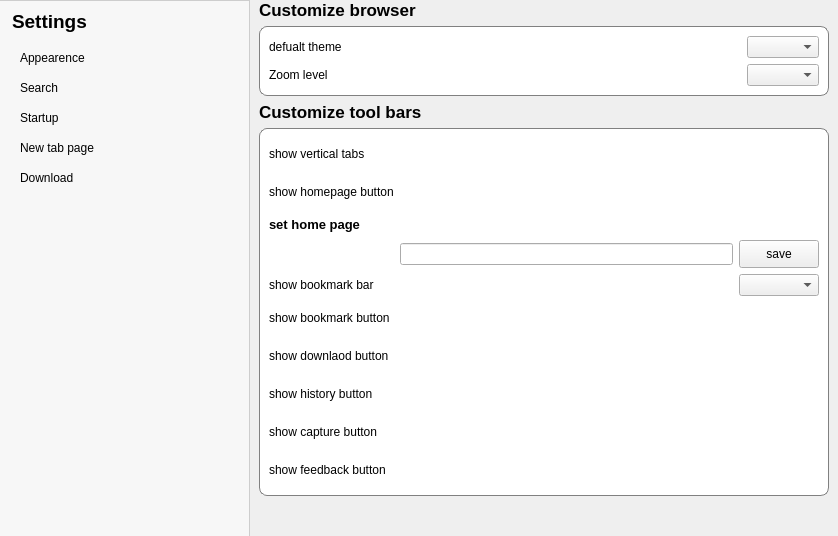
<?xml version="1.0" encoding="UTF-8"?>
<ui version="4.0">
 <class>AppCfgWidget</class>
 <widget class="QWidget" name="AppCfgWidget">
  <property name="geometry">
   <rect>
    <x>0</x>
    <y>0</y>
    <width>838</width>
    <height>536</height>
   </rect>
  </property>
  <property name="windowTitle">
   <string>Form</string>
  </property>
  <property name="styleSheet">
   <string notr="true">QSplitter::handle:horizontal {
width: 1px;
background:#DCDCDC;
}

QSplitter::handle:vertical {
width: 1px;
background:#DCDCDC;
}</string>
  </property>
  <layout class="QHBoxLayout" name="horizontalLayout">
   <property name="spacing">
    <number>0</number>
   </property>
   <property name="leftMargin">
    <number>0</number>
   </property>
   <property name="topMargin">
    <number>0</number>
   </property>
   <property name="rightMargin">
    <number>0</number>
   </property>
   <property name="bottomMargin">
    <number>0</number>
   </property>
   <item>
    <widget class="QSplitter" name="splitter">
     <property name="orientation">
      <enum>Qt::Horizontal</enum>
     </property>
     <property name="opaqueResize">
      <bool>false</bool>
     </property>
     <property name="childrenCollapsible">
      <bool>false</bool>
     </property>
     <widget class="QScrollArea" name="scrollAreaNavi">
      <property name="minimumSize">
       <size>
        <width>250</width>
        <height>0</height>
       </size>
      </property>
      <property name="maximumSize">
       <size>
        <width>250</width>
        <height>16777215</height>
       </size>
      </property>
      <property name="frameShape">
       <enum>QFrame::NoFrame</enum>
      </property>
      <property name="frameShadow">
       <enum>QFrame::Plain</enum>
      </property>
      <property name="widgetResizable">
       <bool>true</bool>
      </property>
      <widget class="QWidget" name="scrollAreaWidgetNavi">
       <property name="geometry">
        <rect>
         <x>0</x>
         <y>0</y>
         <width>250</width>
         <height>536</height>
        </rect>
       </property>
       <layout class="QVBoxLayout" name="verticalLayout_2">
        <property name="spacing">
         <number>0</number>
        </property>
        <property name="leftMargin">
         <number>0</number>
        </property>
        <property name="topMargin">
         <number>0</number>
        </property>
        <property name="rightMargin">
         <number>0</number>
        </property>
        <property name="bottomMargin">
         <number>0</number>
        </property>
        <item>
         <widget class="QFrame" name="frameNaviBtns">
          <property name="styleSheet">
           <string notr="true">QFrame#frameNaviBtns{
border:none;
border-right:1px solid #cdcdcd;
border-top:1px solid #cdcdcd;
background-color:#F7F7F7;
}

QPushButton{
border:none;
/*border-radius:12px;*/
text-align:left;
padding:8px;
background:transparent;
}
QPushButton:hover{
background-color:#EAEAEA;
}

QPushButton:checked{
background-color:#E5E5E5;
border-left:3px solid #0072C9;
}</string>
          </property>
          <property name="frameShape">
           <enum>QFrame::StyledPanel</enum>
          </property>
          <property name="frameShadow">
           <enum>QFrame::Raised</enum>
          </property>
          <layout class="QVBoxLayout" name="verticalLayout">
           <property name="spacing">
            <number>0</number>
           </property>
           <property name="leftMargin">
            <number>12</number>
           </property>
           <item>
            <widget class="QLabel" name="label">
             <property name="styleSheet">
              <string notr="true">font-weight:bold;
font-size:14pt;
</string>
             </property>
             <property name="text">
              <string>Settings</string>
             </property>
            </widget>
           </item>
           <item>
            <spacer name="verticalSpacer_3">
             <property name="orientation">
              <enum>Qt::Vertical</enum>
             </property>
             <property name="sizeType">
              <enum>QSizePolicy::Fixed</enum>
             </property>
             <property name="sizeHint" stdset="0">
              <size>
               <width>20</width>
               <height>10</height>
              </size>
             </property>
            </spacer>
           </item>
           <item>
            <widget class="QPushButton" name="btnAppearence">
             <property name="text">
              <string>Appearence</string>
             </property>
             <property name="icon">
              <iconset resource="../resource.qrc">
               <normaloff>:/icons/resources/imgs/paint_palette_48px.png</normaloff>:/icons/resources/imgs/paint_palette_48px.png</iconset>
             </property>
             <property name="checkable">
              <bool>true</bool>
             </property>
            </widget>
           </item>
           <item>
            <widget class="QPushButton" name="btnSearch">
             <property name="text">
              <string>Search</string>
             </property>
             <property name="icon">
              <iconset resource="../resource.qrc">
               <normaloff>:/icons/resources/imgs/search2_64px.png</normaloff>:/icons/resources/imgs/search2_64px.png</iconset>
             </property>
             <property name="checkable">
              <bool>true</bool>
             </property>
            </widget>
           </item>
           <item>
            <widget class="QPushButton" name="btnStartup">
             <property name="text">
              <string>Startup</string>
             </property>
             <property name="icon">
              <iconset resource="../resource.qrc">
               <normaloff>:/icons/resources/imgs/shutdown_64px.png</normaloff>:/icons/resources/imgs/shutdown_64px.png</iconset>
             </property>
             <property name="checkable">
              <bool>true</bool>
             </property>
            </widget>
           </item>
           <item>
            <widget class="QPushButton" name="btnTabPage">
             <property name="text">
              <string>New tab page</string>
             </property>
             <property name="icon">
              <iconset resource="../resource.qrc">
               <normaloff>:/icons/resources/imgs/tab_48px.png</normaloff>:/icons/resources/imgs/tab_48px.png</iconset>
             </property>
             <property name="checkable">
              <bool>true</bool>
             </property>
            </widget>
           </item>
           <item>
            <widget class="QPushButton" name="btnDownload">
             <property name="text">
              <string>Download</string>
             </property>
             <property name="icon">
              <iconset resource="../resource.qrc">
               <normaloff>:/icons/resources/imgs/download_64px.png</normaloff>:/icons/resources/imgs/download_64px.png</iconset>
             </property>
             <property name="checkable">
              <bool>true</bool>
             </property>
            </widget>
           </item>
           <item>
            <spacer name="verticalSpacer">
             <property name="orientation">
              <enum>Qt::Vertical</enum>
             </property>
             <property name="sizeHint" stdset="0">
              <size>
               <width>20</width>
               <height>385</height>
              </size>
             </property>
            </spacer>
           </item>
          </layout>
         </widget>
        </item>
       </layout>
      </widget>
     </widget>
     <widget class="QStackedWidget" name="stackedWidget">
      <property name="currentIndex">
       <number>0</number>
      </property>
      <widget class="QWidget" name="pageAppearance">
       <property name="styleSheet">
        <string notr="true"/>
       </property>
       <layout class="QVBoxLayout" name="verticalLayout_3">
        <property name="spacing">
         <number>0</number>
        </property>
        <property name="leftMargin">
         <number>0</number>
        </property>
        <property name="topMargin">
         <number>0</number>
        </property>
        <property name="rightMargin">
         <number>0</number>
        </property>
        <property name="bottomMargin">
         <number>0</number>
        </property>
        <item>
         <widget class="QScrollArea" name="scrollAreaPageApprearence">
          <property name="frameShape">
           <enum>QFrame::NoFrame</enum>
          </property>
          <property name="frameShadow">
           <enum>QFrame::Plain</enum>
          </property>
          <property name="widgetResizable">
           <bool>true</bool>
          </property>
          <widget class="QWidget" name="scrollAreaWidgetContents">
           <property name="geometry">
            <rect>
             <x>0</x>
             <y>0</y>
             <width>588</width>
             <height>536</height>
            </rect>
           </property>
           <property name="styleSheet">
            <string notr="true"/>
           </property>
           <layout class="QVBoxLayout" name="verticalLayout_4">
            <property name="topMargin">
             <number>0</number>
            </property>
            <item>
             <widget class="QLabel" name="label_2">
              <property name="styleSheet">
               <string notr="true">font-weight:bold;
font-size:13pt;
</string>
              </property>
              <property name="text">
               <string>Customize browser</string>
              </property>
             </widget>
            </item>
            <item>
             <widget class="QFrame" name="frameAppea_Browser">
              <property name="styleSheet">
               <string notr="true">.QFrame{
border:1px solid gray;
background-color:white;
border-radius:8px;
}</string>
              </property>
              <property name="frameShape">
               <enum>QFrame::StyledPanel</enum>
              </property>
              <property name="frameShadow">
               <enum>QFrame::Raised</enum>
              </property>
              <layout class="QGridLayout" name="gridLayout_2">
               <item row="0" column="0">
                <widget class="QLabel" name="label_3">
                 <property name="text">
                  <string>defualt theme</string>
                 </property>
                </widget>
               </item>
               <item row="0" column="1">
                <spacer name="horizontalSpacer">
                 <property name="orientation">
                  <enum>Qt::Horizontal</enum>
                 </property>
                 <property name="sizeHint" stdset="0">
                  <size>
                   <width>328</width>
                   <height>20</height>
                  </size>
                 </property>
                </spacer>
               </item>
               <item row="0" column="2">
                <widget class="QComboBox" name="comboBrowserTheme"/>
               </item>
               <item row="1" column="0">
                <widget class="QLabel" name="label_4">
                 <property name="text">
                  <string>Zoom level</string>
                 </property>
                </widget>
               </item>
               <item row="1" column="1">
                <spacer name="horizontalSpacer_2">
                 <property name="orientation">
                  <enum>Qt::Horizontal</enum>
                 </property>
                 <property name="sizeHint" stdset="0">
                  <size>
                   <width>328</width>
                   <height>20</height>
                  </size>
                 </property>
                </spacer>
               </item>
               <item row="1" column="2">
                <widget class="QComboBox" name="comboZoomLevel"/>
               </item>
              </layout>
             </widget>
            </item>
            <item>
             <widget class="QLabel" name="label_5">
              <property name="styleSheet">
               <string notr="true">font-weight:bold;
font-size:13pt;
</string>
              </property>
              <property name="text">
               <string>Customize tool bars</string>
              </property>
             </widget>
            </item>
            <item>
             <widget class="QFrame" name="frame_2">
              <property name="layoutDirection">
               <enum>Qt::LeftToRight</enum>
              </property>
              <property name="styleSheet">
               <string notr="true">.QFrame{
border:1px solid gray;
background-color:white;
border-radius:8px;
}
QToolButton{
border:none;
	border-image: url(:/icons/resources/imgs/switch_off_64px.png);
}
QToolButton:checked{
	border-image: url(:/icons/resources/imgs/switch_on_64px.png);
}</string>
              </property>
              <property name="frameShape">
               <enum>QFrame::StyledPanel</enum>
              </property>
              <property name="frameShadow">
               <enum>QFrame::Raised</enum>
              </property>
              <layout class="QGridLayout" name="gridLayout_3">
               <item row="2" column="0">
                <widget class="QLabel" name="label_8">
                 <property name="styleSheet">
                  <string notr="true">font-weight:bold;
font-size:10pt;
</string>
                 </property>
                 <property name="text">
                  <string>set home page</string>
                 </property>
                </widget>
               </item>
               <item row="7" column="0" colspan="3">
                <widget class="QLabel" name="label_12">
                 <property name="text">
                  <string>show history button</string>
                 </property>
                </widget>
               </item>
               <item row="7" column="5">
                <widget class="QToolButton" name="toolButtonShowHistoryBtn">
                 <property name="minimumSize">
                  <size>
                   <width>32</width>
                   <height>32</height>
                  </size>
                 </property>
                 <property name="maximumSize">
                  <size>
                   <width>32</width>
                   <height>32</height>
                  </size>
                 </property>
                 <property name="text">
                  <string/>
                 </property>
                 <property name="checkable">
                  <bool>true</bool>
                 </property>
                 <property name="checked">
                  <bool>false</bool>
                 </property>
                </widget>
               </item>
               <item row="0" column="5">
                <widget class="QToolButton" name="toolButtonVerticalTab">
                 <property name="minimumSize">
                  <size>
                   <width>32</width>
                   <height>32</height>
                  </size>
                 </property>
                 <property name="maximumSize">
                  <size>
                   <width>32</width>
                   <height>32</height>
                  </size>
                 </property>
                 <property name="styleSheet">
                  <string notr="true"/>
                 </property>
                 <property name="text">
                  <string/>
                 </property>
                 <property name="checkable">
                  <bool>true</bool>
                 </property>
                 <property name="checked">
                  <bool>false</bool>
                 </property>
                </widget>
               </item>
               <item row="3" column="4">
                <widget class="QLineEdit" name="lineEdit_2"/>
               </item>
               <item row="9" column="4">
                <spacer name="horizontalSpacer_13">
                 <property name="orientation">
                  <enum>Qt::Horizontal</enum>
                 </property>
                 <property name="sizeHint" stdset="0">
                  <size>
                   <width>278</width>
                   <height>20</height>
                  </size>
                 </property>
                </spacer>
               </item>
               <item row="1" column="4">
                <spacer name="horizontalSpacer_5">
                 <property name="orientation">
                  <enum>Qt::Horizontal</enum>
                 </property>
                 <property name="sizeHint" stdset="0">
                  <size>
                   <width>278</width>
                   <height>20</height>
                  </size>
                 </property>
                </spacer>
               </item>
               <item row="6" column="5">
                <widget class="QToolButton" name="toolButtonShowDownloadBtn">
                 <property name="minimumSize">
                  <size>
                   <width>32</width>
                   <height>32</height>
                  </size>
                 </property>
                 <property name="maximumSize">
                  <size>
                   <width>32</width>
                   <height>32</height>
                  </size>
                 </property>
                 <property name="text">
                  <string/>
                 </property>
                 <property name="checkable">
                  <bool>true</bool>
                 </property>
                 <property name="checked">
                  <bool>false</bool>
                 </property>
                </widget>
               </item>
               <item row="7" column="4">
                <spacer name="horizontalSpacer_11">
                 <property name="orientation">
                  <enum>Qt::Horizontal</enum>
                 </property>
                 <property name="sizeHint" stdset="0">
                  <size>
                   <width>278</width>
                   <height>20</height>
                  </size>
                 </property>
                </spacer>
               </item>
               <item row="4" column="0" colspan="2">
                <widget class="QLabel" name="label_9">
                 <property name="text">
                  <string>show bookmark bar</string>
                 </property>
                </widget>
               </item>
               <item row="8" column="0" colspan="3">
                <widget class="QLabel" name="label_13">
                 <property name="text">
                  <string>show capture button</string>
                 </property>
                </widget>
               </item>
               <item row="5" column="4">
                <spacer name="horizontalSpacer_9">
                 <property name="orientation">
                  <enum>Qt::Horizontal</enum>
                 </property>
                 <property name="sizeHint" stdset="0">
                  <size>
                   <width>278</width>
                   <height>20</height>
                  </size>
                 </property>
                </spacer>
               </item>
               <item row="9" column="0" colspan="4">
                <widget class="QLabel" name="label_14">
                 <property name="text">
                  <string>show feedback button</string>
                 </property>
                </widget>
               </item>
               <item row="6" column="4">
                <spacer name="horizontalSpacer_10">
                 <property name="orientation">
                  <enum>Qt::Horizontal</enum>
                 </property>
                 <property name="sizeHint" stdset="0">
                  <size>
                   <width>278</width>
                   <height>20</height>
                  </size>
                 </property>
                </spacer>
               </item>
               <item row="2" column="1" colspan="5">
                <spacer name="horizontalSpacer_7">
                 <property name="orientation">
                  <enum>Qt::Horizontal</enum>
                 </property>
                 <property name="sizeHint" stdset="0">
                  <size>
                   <width>377</width>
                   <height>20</height>
                  </size>
                 </property>
                </spacer>
               </item>
               <item row="4" column="5">
                <widget class="QComboBox" name="comboBoxShowBkmkBar"/>
               </item>
               <item row="0" column="0" colspan="2">
                <widget class="QLabel" name="label_6">
                 <property name="text">
                  <string>show vertical tabs</string>
                 </property>
                </widget>
               </item>
               <item row="4" column="2" colspan="3">
                <spacer name="horizontalSpacer_8">
                 <property name="orientation">
                  <enum>Qt::Horizontal</enum>
                 </property>
                 <property name="sizeHint" stdset="0">
                  <size>
                   <width>290</width>
                   <height>20</height>
                  </size>
                 </property>
                </spacer>
               </item>
               <item row="3" column="0" colspan="2">
                <spacer name="horizontalSpacer_6">
                 <property name="orientation">
                  <enum>Qt::Horizontal</enum>
                 </property>
                 <property name="sizeHint" stdset="0">
                  <size>
                   <width>107</width>
                   <height>20</height>
                  </size>
                 </property>
                </spacer>
               </item>
               <item row="0" column="3" colspan="2">
                <spacer name="horizontalSpacer_4">
                 <property name="orientation">
                  <enum>Qt::Horizontal</enum>
                 </property>
                 <property name="sizeHint" stdset="0">
                  <size>
                   <width>284</width>
                   <height>20</height>
                  </size>
                 </property>
                </spacer>
               </item>
               <item row="5" column="0" colspan="4">
                <widget class="QLabel" name="label_10">
                 <property name="text">
                  <string>show bookmark button</string>
                 </property>
                </widget>
               </item>
               <item row="8" column="4">
                <spacer name="horizontalSpacer_12">
                 <property name="orientation">
                  <enum>Qt::Horizontal</enum>
                 </property>
                 <property name="sizeHint" stdset="0">
                  <size>
                   <width>278</width>
                   <height>20</height>
                  </size>
                 </property>
                </spacer>
               </item>
               <item row="1" column="0" colspan="4">
                <widget class="QLabel" name="label_7">
                 <property name="text">
                  <string>show homepage button</string>
                 </property>
                </widget>
               </item>
               <item row="3" column="5">
                <widget class="QPushButton" name="btnSaveHomePage">
                 <property name="minimumSize">
                  <size>
                   <width>70</width>
                   <height>28</height>
                  </size>
                 </property>
                 <property name="text">
                  <string>save</string>
                 </property>
                </widget>
               </item>
               <item row="8" column="5">
                <widget class="QToolButton" name="toolButtonShowCaptureBtn">
                 <property name="minimumSize">
                  <size>
                   <width>32</width>
                   <height>32</height>
                  </size>
                 </property>
                 <property name="maximumSize">
                  <size>
                   <width>32</width>
                   <height>32</height>
                  </size>
                 </property>
                 <property name="text">
                  <string/>
                 </property>
                 <property name="checkable">
                  <bool>true</bool>
                 </property>
                 <property name="checked">
                  <bool>false</bool>
                 </property>
                </widget>
               </item>
               <item row="9" column="5">
                <widget class="QToolButton" name="toolButtonShowFeedbackBtn">
                 <property name="minimumSize">
                  <size>
                   <width>32</width>
                   <height>32</height>
                  </size>
                 </property>
                 <property name="maximumSize">
                  <size>
                   <width>32</width>
                   <height>32</height>
                  </size>
                 </property>
                 <property name="text">
                  <string/>
                 </property>
                 <property name="checkable">
                  <bool>true</bool>
                 </property>
                 <property name="checked">
                  <bool>false</bool>
                 </property>
                </widget>
               </item>
               <item row="6" column="0" colspan="4">
                <widget class="QLabel" name="label_11">
                 <property name="text">
                  <string>show downlaod button</string>
                 </property>
                </widget>
               </item>
               <item row="1" column="5">
                <widget class="QToolButton" name="toolButtonHomePageBtn">
                 <property name="minimumSize">
                  <size>
                   <width>32</width>
                   <height>32</height>
                  </size>
                 </property>
                 <property name="maximumSize">
                  <size>
                   <width>32</width>
                   <height>32</height>
                  </size>
                 </property>
                 <property name="text">
                  <string/>
                 </property>
                 <property name="checkable">
                  <bool>true</bool>
                 </property>
                 <property name="checked">
                  <bool>false</bool>
                 </property>
                </widget>
               </item>
               <item row="5" column="5">
                <widget class="QToolButton" name="toolButtonShowBkmkBtn">
                 <property name="minimumSize">
                  <size>
                   <width>32</width>
                   <height>32</height>
                  </size>
                 </property>
                 <property name="maximumSize">
                  <size>
                   <width>32</width>
                   <height>32</height>
                  </size>
                 </property>
                 <property name="text">
                  <string/>
                 </property>
                 <property name="checkable">
                  <bool>true</bool>
                 </property>
                 <property name="checked">
                  <bool>false</bool>
                 </property>
                </widget>
               </item>
              </layout>
             </widget>
            </item>
            <item>
             <spacer name="verticalSpacer_2">
              <property name="orientation">
               <enum>Qt::Vertical</enum>
              </property>
              <property name="sizeHint" stdset="0">
               <size>
                <width>20</width>
                <height>6</height>
               </size>
              </property>
             </spacer>
            </item>
           </layout>
          </widget>
         </widget>
        </item>
       </layout>
      </widget>
      <widget class="QWidget" name="pageStartup"/>
      <widget class="QWidget" name="pageNewTabPage"/>
      <widget class="QWidget" name="pageSearch"/>
      <widget class="QWidget" name="pageDownload"/>
     </widget>
    </widget>
   </item>
  </layout>
 </widget>
 <resources>
  <include location="../resource.qrc"/>
 </resources>
 <connections/>
</ui>
